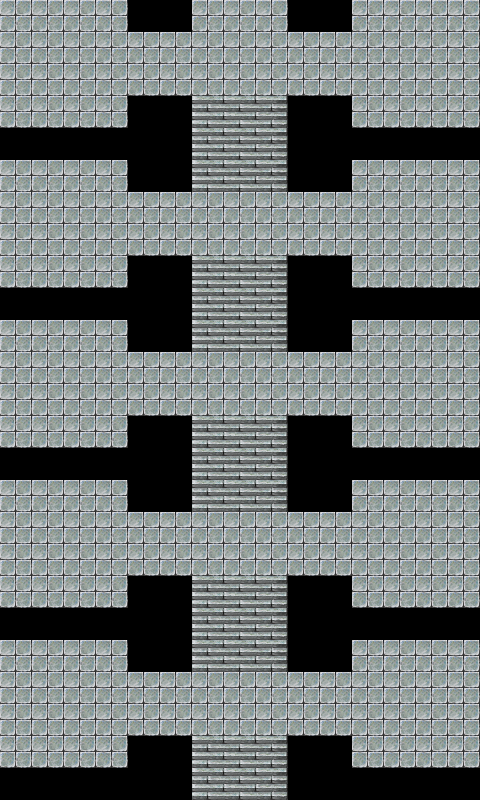

Below is a game level as drawn by its tile map, then a one-line description and the .tmx that defines it (tile-layer data replaced by summaries):
An orthogonal 15x25 tile map with 32x32 px tiles, 1 tile layer (Ground), 2 tilesets and 61 objects (60x OpacityEffect, MainPlayer).

<map version="1.0" tiledversion="1.0.3" orientation="orthogonal" renderorder="right-down" width="15" height="25" tilewidth="32" tileheight="32" nextobjectid="95">
 <tileset firstgid="1" name="tilee" tilewidth="32" tileheight="32" tilecount="256" columns="16">
  <image source="../../tiles/32x32/tilee.png" width="512" height="512" />
 </tileset>
 <tileset firstgid="257" name="tilea5" tilewidth="32" tileheight="32" tilecount="128" columns="8">
  <image source="../../tiles/32x32/tilea5.png" width="256" height="512" />
 </tileset>
 <layer name="Ground" width="15" height="25">
  <data>[375 cells, 275 non-empty, 4 distinct tile ids]</data>
 </layer>
 <objectgroup name="OpacityEffect">
  <properties>
   <property name="Name" value="OpacityEffect" />
  </properties>
  <object id="22" name="OpacityEffect" gid="76" x="383.333" y="704" width="32" height="32" visible="0">
   <properties>
    <property name="interval_ms" type="float" value="10" />
    <property name="opacity_max" type="float" value="1" />
    <property name="opacity_min" type="float" value="0.1" />
    <property name="opacity_rate" type="float" value="0.1" />
   </properties>
  </object>
  <object id="23" name="OpacityEffect" gid="77" x="414" y="704.333" width="32" height="32" visible="0">
   <properties>
    <property name="interval_ms" type="float" value="10" />
    <property name="opacity_max" type="float" value="1" />
    <property name="opacity_min" type="float" value="0.1" />
    <property name="opacity_rate" type="float" value="0.1" />
   </properties>
  </object>
  <object id="24" name="OpacityEffect" gid="78" x="448" y="705.333" width="32" height="32" visible="0">
   <properties>
    <property name="interval_ms" type="float" value="10" />
    <property name="opacity_max" type="float" value="1" />
    <property name="opacity_min" type="float" value="0.1" />
    <property name="opacity_rate" type="float" value="0.1" />
   </properties>
  </object>
  <object id="25" name="OpacityEffect" gid="94" x="449" y="738" width="32" height="32" visible="0">
   <properties>
    <property name="interval_ms" type="float" value="10" />
    <property name="opacity_max" type="float" value="1" />
    <property name="opacity_min" type="float" value="0.1" />
    <property name="opacity_rate" type="float" value="0.1" />
   </properties>
  </object>
  <object id="26" name="OpacityEffect" gid="93" x="418" y="736.667" width="32" height="32" visible="0">
   <properties>
    <property name="interval_ms" type="float" value="10" />
    <property name="opacity_max" type="float" value="1" />
    <property name="opacity_min" type="float" value="0.1" />
    <property name="opacity_rate" type="float" value="0.1" />
   </properties>
  </object>
  <object id="27" name="OpacityEffect" gid="92" x="384" y="736" width="32" height="32" visible="0">
   <properties>
    <property name="interval_ms" type="float" value="10" />
    <property name="opacity_max" type="float" value="1" />
    <property name="opacity_min" type="float" value="0.1" />
    <property name="opacity_rate" type="float" value="0.1" />
   </properties>
  </object>
  <object id="30" name="OpacityEffect" gid="76" x="3.1665" y="705" width="32" height="32" visible="0">
   <properties>
    <property name="interval_ms" type="float" value="10" />
    <property name="opacity_max" type="float" value="1" />
    <property name="opacity_min" type="float" value="0.1" />
    <property name="opacity_rate" type="float" value="0.1" />
   </properties>
  </object>
  <object id="31" name="OpacityEffect" gid="92" x="3.8335" y="737" width="32" height="32" visible="0">
   <properties>
    <property name="interval_ms" type="float" value="10" />
    <property name="opacity_max" type="float" value="1" />
    <property name="opacity_min" type="float" value="0.1" />
    <property name="opacity_rate" type="float" value="0.1" />
   </properties>
  </object>
  <object id="32" name="OpacityEffect" gid="78" x="67.8335" y="706.333" width="32" height="32" visible="0">
   <properties>
    <property name="interval_ms" type="float" value="10" />
    <property name="opacity_max" type="float" value="1" />
    <property name="opacity_min" type="float" value="0.1" />
    <property name="opacity_rate" type="float" value="0.1" />
   </properties>
  </object>
  <object id="33" name="OpacityEffect" gid="93" x="37.8335" y="737.667" width="32" height="32" visible="0">
   <properties>
    <property name="interval_ms" type="float" value="10" />
    <property name="opacity_max" type="float" value="1" />
    <property name="opacity_min" type="float" value="0.1" />
    <property name="opacity_rate" type="float" value="0.1" />
   </properties>
  </object>
  <object id="34" name="OpacityEffect" gid="77" x="33.8335" y="705.333" width="32" height="32" visible="0">
   <properties>
    <property name="interval_ms" type="float" value="10" />
    <property name="opacity_max" type="float" value="1" />
    <property name="opacity_min" type="float" value="0.1" />
    <property name="opacity_rate" type="float" value="0.1" />
   </properties>
  </object>
  <object id="35" name="OpacityEffect" gid="94" x="68.8335" y="739" width="32" height="32" visible="0">
   <properties>
    <property name="interval_ms" type="float" value="10" />
    <property name="opacity_max" type="float" value="1" />
    <property name="opacity_min" type="float" value="0.1" />
    <property name="opacity_rate" type="float" value="0.1" />
   </properties>
  </object>
  <object id="36" name="OpacityEffect" gid="76" x="2.1665" y="544" width="32" height="32" visible="0">
   <properties>
    <property name="interval_ms" type="float" value="10" />
    <property name="opacity_max" type="float" value="1" />
    <property name="opacity_min" type="float" value="0.1" />
    <property name="opacity_rate" type="float" value="0.1" />
   </properties>
  </object>
  <object id="37" name="OpacityEffect" gid="92" x="2.8335" y="576" width="32" height="32" visible="0">
   <properties>
    <property name="interval_ms" type="float" value="10" />
    <property name="opacity_max" type="float" value="1" />
    <property name="opacity_min" type="float" value="0.1" />
    <property name="opacity_rate" type="float" value="0.1" />
   </properties>
  </object>
  <object id="38" name="OpacityEffect" gid="78" x="66.8335" y="545.333" width="32" height="32" visible="0">
   <properties>
    <property name="interval_ms" type="float" value="10" />
    <property name="opacity_max" type="float" value="1" />
    <property name="opacity_min" type="float" value="0.1" />
    <property name="opacity_rate" type="float" value="0.1" />
   </properties>
  </object>
  <object id="39" name="OpacityEffect" gid="93" x="36.8335" y="576.667" width="32" height="32" visible="0">
   <properties>
    <property name="interval_ms" type="float" value="10" />
    <property name="opacity_max" type="float" value="1" />
    <property name="opacity_min" type="float" value="0.1" />
    <property name="opacity_rate" type="float" value="0.1" />
   </properties>
  </object>
  <object id="40" name="OpacityEffect" gid="77" x="32.8335" y="544.333" width="32" height="32" visible="0">
   <properties>
    <property name="interval_ms" type="float" value="10" />
    <property name="opacity_max" type="float" value="1" />
    <property name="opacity_min" type="float" value="0.1" />
    <property name="opacity_rate" type="float" value="0.1" />
   </properties>
  </object>
  </objectgroup>
 <objectgroup name="Collision" />
 <objectgroup name="MainPlayer">
  <!-- 1 objects omitted --></objectgroup>
</map>
<!-- 44 of 61 objects omitted -->
